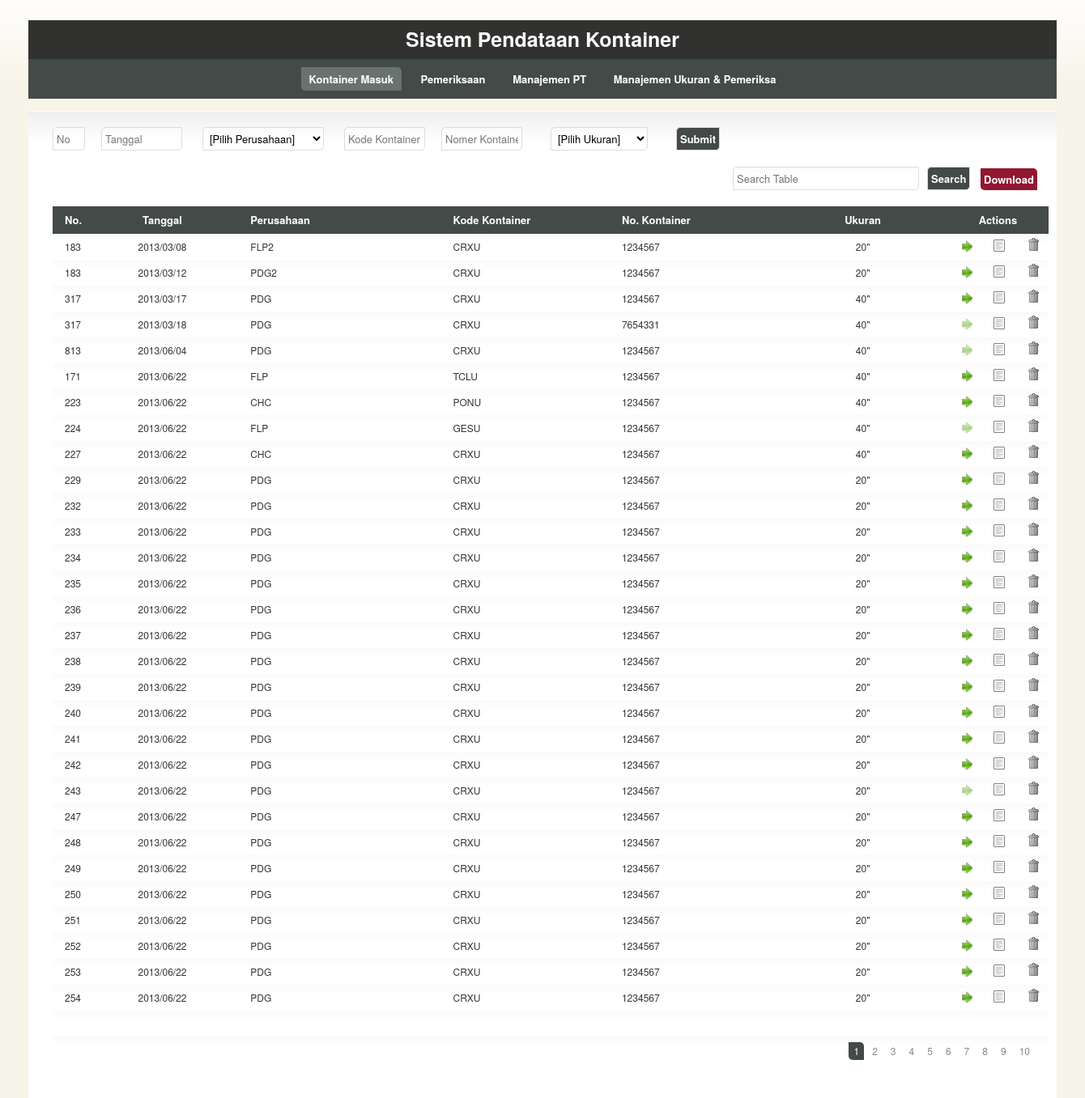
The page / on the database its author committed.
### tables this page shows
CREATE TABLE IF NOT EXISTS `kontainer` (
  `id` int(10) NOT NULL AUTO_INCREMENT,
  `no` int(10) DEFAULT NULL,
  `tanggal` date DEFAULT NULL,
  `perusahaan` varchar(100) DEFAULT NULL,
  `kode` varchar(50) DEFAULT NULL,
  `nomor` varchar(50) DEFAULT NULL,
  `ukuran` varchar(50) DEFAULT NULL,
  `status` int(10) NOT NULL DEFAULT '0',
  `no_pib` varchar(50) DEFAULT NULL,
  `tgl_pib` date DEFAULT NULL,
  `jam_ip` time DEFAULT NULL,
  `jam_periksa_st` time DEFAULT NULL,
  `jam_periksa_en` time DEFAULT NULL,
  `uraian` varchar(50) DEFAULT NULL,
  `pemeriksa` varchar(50) DEFAULT NULL,
  `tgl_sppb` date DEFAULT NULL,
  `tgl_ip` date DEFAULT NULL,
  PRIMARY KEY (`id`)
);

### application/controllers/kontainer.php (called while the page is built, shortened)
<?php if ( ! defined('BASEPATH')) exit('No direct script access allowed');
class Kontainer extends CI_Controller
{
	function __construct()
	{
		$this->load->model('kontainer_model', 'kontainer', true);
		$this->load->model('perusahaan_model', 'perusahaan', true);
		$this->load->model('ukuran_model', 'ukuran', true);
		$this->load->model('pemeriksa_model', 'pemeriksa', true);
	}
	function index()
	{
		$data['rows'] = $this->kontainer->get_rows(0, 30);
		$data['list_perusahaan'] = $this->perusahaan->get_all_perusahaan();
		$data['list_ukuran'] = $this->ukuran->get_all_ukuran();
		$data['list_pemeriksa'] = $this->pemeriksa->get_all_pemeriksa();
		$data['maxpage'] = $this->kontainer->get_max_page();
		$data['page'] = 1;
		$this->load->view('kontainer_view', $data);
	}
}

### index.php (called while the page is built, shortened)
<?php
require_once BASEPATH.'core/CodeIgniter.php';

### application/models/kontainer_model.php (called while the page is built, shortened)
<?php if ( ! defined('BASEPATH')) exit('No direct script access allowed');
class Kontainer_model extends CI_Model
{
	function get_rows($start, $limit)
	{
		$kueri = "SELECT * FROM kontainer ORDER BY tanggal,no LIMIT $start, $limit";
		$ret = $this->db->query($kueri)->result_array();
		return $ret;
	}
}

### application/views/kontainer_view.php (the view, shortened to what this page needs)
<!DOCTYPE html>
<html lang="en">
	<head>
		<link rel="stylesheet" href="<?=base_url();?>application/css/960.css" type="text/css" media="screen" charset="utf-8"/>
		<link rel="stylesheet" href="<?=base_url();?>application/css/template.css" type="text/css" media="screen" charset="utf-8"/>
		<link rel="stylesheet" href="<?=base_url();?>application/css/colour.css" type="text/css" media="screen" charset="utf-8"/>
		<link rel="stylesheet" href="<?=base_url();?>application/js/jquery.fancybox-1.3.4/fancybox/jquery.fancybox-1.3.4.css" type="text/css" media="screen"/>
		<link rel="stylesheet" href="<?=base_url();?>application/js/jqtp_latest/css/jqtp.css" type="text/css"/>
		<link rel="stylesheet" href="<?=base_url();?>application/js/jqtp_latest/css/jqpopup.css" type="text/css">
	</head>
	<body>
		<header id="header">
		</header>
		<section id="section">
			<div id="content" class="container_16 clearfix">
				<form method="post" action="<?=site_url('kontainer/entry')?>">
					<div class="grid_1"><p>
						<input name="no" type="text" placeholder="No"/>
					</p></div>
					<div class="grid_2"><p>
						<input name="tanggal" type="text" id="datepicker" placeholder="Tanggal" pattern="((19|20)\d\d[/]0[1-9]|1[012])[/](0[1-9]|[12][0-9]|3[01])" required/>
					</p></div>
					<div class="grid_4"><p>
						<select name="perusahaan" required>
							<option value='-'>[Pilih Perusahaan]</option>
							<?php
							foreach($list_perusahaan as $perusahaan){
								extract($perusahaan);
								echo "<option value='$kode'>$kode</option>";
							}
							?>
						</select>
					</p></div>
					<div class="grid_2"><p>
						<input name="kode" type="text" placeholder="Kode Kontainer" required/>
					</p></div>
					<div class="grid_2"><p>
						<input name="nomor" type="text" placeholder="Nomer Kontainer" required/>
					</p></div>
					<div class="grid_3"><p>
						<select id="in_ukuran" name="ukuran">
							<option value='-'>[Pilih Ukuran]</option>
							<?php
							foreach($list_ukuran as $ukuran){
								extract($ukuran);
								echo "<option value='$ukuran'>$ukuran</option>";
							}
							?>
						</select>
					</p></div>
					<div class="grid_1"><p>
						<input type="submit" value="Submit"/>
					</p></div>
				</form>
				<div class="grid_14">
					<p>&nbsp;</p>
				</div>
				<form method='POST' action='<?=base_url();?>kontainer/search'>
					<div class="grid_5">
						<p>
							<input type="text" name='search' placeholder="Search Table"/>
						</p>
					</div>
					<div class="grid_1">
						<p>
							<input type="submit" value="Search" />
						</p>
					</div>
				</form>
				<div class="grid_1">
					<p>
						<?php
						$download_url = base_url()."kontainer/download_xls";
						?>
						<a href='<?=$download_url;?>' class='error'>Download</a>
					</p>
				</div>
				<div class="grid_16">
					<table id="dataList" clas="tablesorter">
						<colgroup>
							<col class="colA" style="width:20px; word-wrap:break-word;"/>
							<col class="colB" style="width:90px; word-wrap:break-word;"/>
							<col class="colC" style="width:120px; word-wrap:break-word;"/>
							<col class="colD" style="width:100px; word-wrap:break-word;"/>
							<col class="colE" style="width:100px; word-wrap:break-word;"/>
							<col class="colF" style="width:100px; word-wrap:break-word;"/>
							<col class="colG" style="width:20px; word-wrap:break-word;"/>
							<col class="colH" style="width:20px; word-wrap:break-word;"/>
							<col class="colI" style="width:20px; word-wrap:break-word;"/>
						</colgroup>
						<thead>
							<tr>
								<th>No.</th>
								<th class='center'>Tanggal</th>
								<th>Perusahaan</th>
								<th>Kode Kontainer</th>
								<th>No. Kontainer</th>
								<th class='center'>Ukuran</th>
								<th class='center' colspan="3" width="10%">Actions</th>
							</tr>
						</thead>
						<tbody>
							<?php
							foreach($rows as $row){
								extract($row);
								$tanggal = str_replace("-", "/", $tanggal);
								echo "
									<tr>
										<td id='col_no_$no' style='text-align:left;'>$no</td>
										<td id='col_tanggal_$no' class='center'>$tanggal</td>
										<td id='col_perusahaan_$no'>$perusahaan</td>
										<td id='col_kode_$no'>$kode</td>
										<td id='col_nomor_$no'>$nomor</td>
										<td id='col_ukuran_$no' class='center'>$ukuran</td>
										<td id='col_ip_$no' class='center'>";
			   	if($status == '0') echo 	"<a href='#ip_row' class='ip ip_button' no='$no'></a></td>";
				else echo 					"<a href='#' class='unip'></a></td>";
				echo "					<td id='col_edit_$no' class='center'><a href='#' onclick=\"edit_row('$no')\" class='edit'></a></td>
										<td id='col_delete_$no' class='center'><a href='#' onclick=\"confirm_delete_row('$no')\" class='trash'></a></td>
									</tr>
									<tr style='display:none'>
										<td id='col_status_$no'>$status</td>
									</tr>
								";
							}
							?>
						</tbody>
						<tfoot>
							<tr><td colspan="9">&nbsp;</td><tr>
							<tr>
								<td colspan="9" class="pagination">
									<?php
										$st = $page-4;
										if($st < 1) $st = 1;
										$en = $st + 9;
										for($i = $st; $i <= $en; $i++){
											if($i == $page) echo "<span class='active curved'>$i</span>";
											else{
												if(isset($key)) echo "<a href='".base_url()."kontainer/search?key=$key&page=$i' class='curved'>$i</a>";
												else echo "<a href='".base_url()."kontainer/page/$i' class='curved'>$i</a>";
											}
										}
									?>
								</td>
							</tr>
						</tfoot>
					</table>
				</div>
			</div>
		</section>
	</body>
</html>

### application/css/960.css (style rules this page uses)
html,body,div,span,applet,object,iframe,h1,h2,h3,h4,h5,h6,p,blockquote,pre,a,abbr,acronym,address,big,cite,code,del,dfn,em,font,img,ins,kbd,q,s,samp,small,strike,strong,sub,sup,tt,var,b,u,i,center,dl,dt,dd,ol,ul,li,fieldset,form,label,legend,table,caption,tbody,tfoot,thead,tr,th,td { margin:0;padding:0;border:0;outline:0;font-size:100%;vertical-align:baseline;background:transparent }
body { line-height:1 }
table { border-collapse:collapse;border-spacing:0 }
body, textarea { color:#333;font:13px/1.5 'Helvetica Neue',Arial,'Liberation Sans',FreeSans,sans-serif }
p,dl,hr,h1,h2,h3,h4,h5,h6,ol,ul,pre,table,address,fieldset { margin-bottom:20px }
.grid_1 select,.grid_1 input,.grid_1 textarea { width:30px }
.grid_2 select,.grid_2 input,.grid_2 textarea { width:90px }
.grid_3 select,.grid_3 input,.grid_3 textarea { width:150px }
.grid_3 select { width:120px }
.grid_4 select,.grid_4 input,.grid_4 textarea { width:210px }
.grid_4 select { width:150px }
.grid_5 select,.grid_5 input,.grid_5 textarea { width:220px }
.grid_1, .grid_2, .grid_3, .grid_4, .grid_5, .grid_6, .grid_7, .grid_8, .grid_9, .grid_10, .grid_11, .grid_12, .grid_13, .grid_14, .grid_15, .grid_16 { display: inline; float: left; margin-left: 10px; margin-right: 10px; }
.grid_16 { float:center; }
.container_16 .grid_1, .container_16 .grid_1 .box, .container_16 .grid_1 .ui-state-highlight { width: 40px !important }
.container_16 .grid_2, .container_16 .grid_2 .box, .container_16 .grid_2 .ui-state-highlight { width: 100px !important }
.container_16 .grid_3, .container_16 .grid_3 .box, .container_16 .grid_3 .ui-state-highlight { width: 150px !important }
.container_16 .grid_4, .container_16 .grid_4 .box, .container_16 .grid_4 .ui-state-highlight { width: 160px !important }
.container_16 .grid_5, .container_16 .grid_5 .box, .container_16 .grid_5 .ui-state-highlight { width: 220px !important }
.container_16 .grid_14, .container_16 .grid_14 .box, .container_16 .grid_14 .ui-state-highlight { width: 820px !important }
.container_16 .grid_16, .container_16 .grid_16 .box, .container_16 .grid_16 .ui-state-highlight { width: 940px !important }
.clearfix:after { clear: both; content: ' '; display: block; font-size: 0; line-height: 0; visibility: hidden; width: 0; height: 0; }

### application/css/template.css (style rules this page uses)
.center { text-align:center; }
a { text-decoration:none; }
#content { width:1270px; position:relative; margin-left: auto; margin-right: auto; text-align:center; float:center; }
label, #navigation, .error, .success, input[type="submit"], input[type="reset"] { font-weight:bold; }
a.edit, a.trash, a.ip, a.sppb, a.save, a.cancel, a.delete, a.unip, a.sppbyes { padding-left:12px; background-repeat:no-repeat; background-position:left center; }
a { padding:4px; }
table { width:100%; bord }
th, td { padding:7px 15px; text-align:left; }
#header { width:1270px; margin:10px auto 0 auto; padding:5px 30px; text-align:center; }
#section { width:1270px; margin:auto; }
#content { padding:20px; -moz-border-radius-topleft: 10px; -moz-border-radius-bottomright: 10px; }
.curved, #navigation a, #navigation span, .error, .success, .box, .utils a { -moz-border-radius-bottomleft:5px; -moz-border-radius-topright:5px; -webkit-border-bottom-left-radius:5px; -webkit-border-top-right-radius:5px; }
.curved-alt, input, textarea, select, .box, .date td a, .utils a { -moz-border-radius-bottomright:5px; -moz-border-radius-topleft:5px; -webkit-border-bottom-right-radius:5px; -webkit-border-top-left-radius:5px; }
input, textarea, select { border:1px solid; font-family:inherit; font-size:inherit; padding:4px; }
select { padding-top:3px; padding-bottom:3px; }
input[type="submit"], input[type="reset"] { cursor:pointer; width:auto !important; }
.pagination { text-align:right; }
.pagination a, .pagination span { display:inline-block; margin:0 2px; padding:2px 6px; }
#dataList { table-layout:fixed; width:1230px; }
#dataList th,td { vertical-align:middle; }
#dataList th { cursor:pointer; }
#dataList2 th,td { vertical-align:bottom; font-size:12px; }
a.error { position:relative; top:6px; left:6px; }

### rows shown on the page
kontainer: no "183", tanggal "2013/03/08", perusahaan "FLP2", kode "CRXU", nomor "1234567", ukuran "20\""
kontainer: no "183", tanggal "2013/03/12", perusahaan "PDG2", kode "CRXU", nomor "1234567", ukuran "20\""
kontainer: no "317", tanggal "2013/03/17", perusahaan "PDG", kode "CRXU", nomor "1234567", ukuran "40\""
kontainer: no "317", tanggal "2013/03/18", perusahaan "PDG", kode "CRXU", nomor "7654331", ukuran "40\""
kontainer: no "813", tanggal "2013/06/04", perusahaan "PDG", kode "CRXU", nomor "1234567", ukuran "40\""
kontainer: no "171", tanggal "2013/06/22", perusahaan "FLP", kode "TCLU", nomor "1234567", ukuran "40\""
kontainer: no "223", tanggal "2013/06/22", perusahaan "CHC", kode "PONU", nomor "1234567", ukuran "40\""
kontainer: no "224", tanggal "2013/06/22", perusahaan "FLP", kode "GESU", nomor "1234567", ukuran "40\""
kontainer: no "227", tanggal "2013/06/22", perusahaan "CHC", kode "CRXU", nomor "1234567", ukuran "40\""
kontainer: no "229", tanggal "2013/06/22", perusahaan "PDG", kode "CRXU", nomor "1234567", ukuran "20\""
kontainer: no "232", tanggal "2013/06/22", perusahaan "PDG", kode "CRXU", nomor "1234567", ukuran "20\""
kontainer: no "233", tanggal "2013/06/22", perusahaan "PDG", kode "CRXU", nomor "1234567", ukuran "20\""
kontainer: no "234", tanggal "2013/06/22", perusahaan "PDG", kode "CRXU", nomor "1234567", ukuran "20\""
kontainer: no "235", tanggal "2013/06/22", perusahaan "PDG", kode "CRXU", nomor "1234567", ukuran "20\""
kontainer: no "236", tanggal "2013/06/22", perusahaan "PDG", kode "CRXU", nomor "1234567", ukuran "20\""
kontainer: no "237", tanggal "2013/06/22", perusahaan "PDG", kode "CRXU", nomor "1234567", ukuran "20\""
kontainer: no "238", tanggal "2013/06/22", perusahaan "PDG", kode "CRXU", nomor "1234567", ukuran "20\""
kontainer: no "239", tanggal "2013/06/22", perusahaan "PDG", kode "CRXU", nomor "1234567", ukuran "20\""
kontainer: no "240", tanggal "2013/06/22", perusahaan "PDG", kode "CRXU", nomor "1234567", ukuran "20\""
kontainer: no "241", tanggal "2013/06/22", perusahaan "PDG", kode "CRXU", nomor "1234567", ukuran "20\""
kontainer: no "242", tanggal "2013/06/22", perusahaan "PDG", kode "CRXU", nomor "1234567", ukuran "20\""
kontainer: no "243", tanggal "2013/06/22", perusahaan "PDG", kode "CRXU", nomor "1234567", ukuran "20\""
kontainer: no "247", tanggal "2013/06/22", perusahaan "PDG", kode "CRXU", nomor "1234567", ukuran "20\""
kontainer: no "248", tanggal "2013/06/22", perusahaan "PDG", kode "CRXU", nomor "1234567", ukuran "20\""
kontainer: no "249", tanggal "2013/06/22", perusahaan "PDG", kode "CRXU", nomor "1234567", ukuran "20\""
kontainer: no "250", tanggal "2013/06/22", perusahaan "PDG", kode "CRXU", nomor "1234567", ukuran "20\""
kontainer: no "251", tanggal "2013/06/22", perusahaan "PDG", kode "CRXU", nomor "1234567", ukuran "20\""
kontainer: no "252", tanggal "2013/06/22", perusahaan "PDG", kode "CRXU", nomor "1234567", ukuran "20\""
kontainer: no "253", tanggal "2013/06/22", perusahaan "PDG", kode "CRXU", nomor "1234567", ukuran "20\""
kontainer: no "254", tanggal "2013/06/22", perusahaan "PDG", kode "CRXU", nomor "1234567", ukuran "20\""
